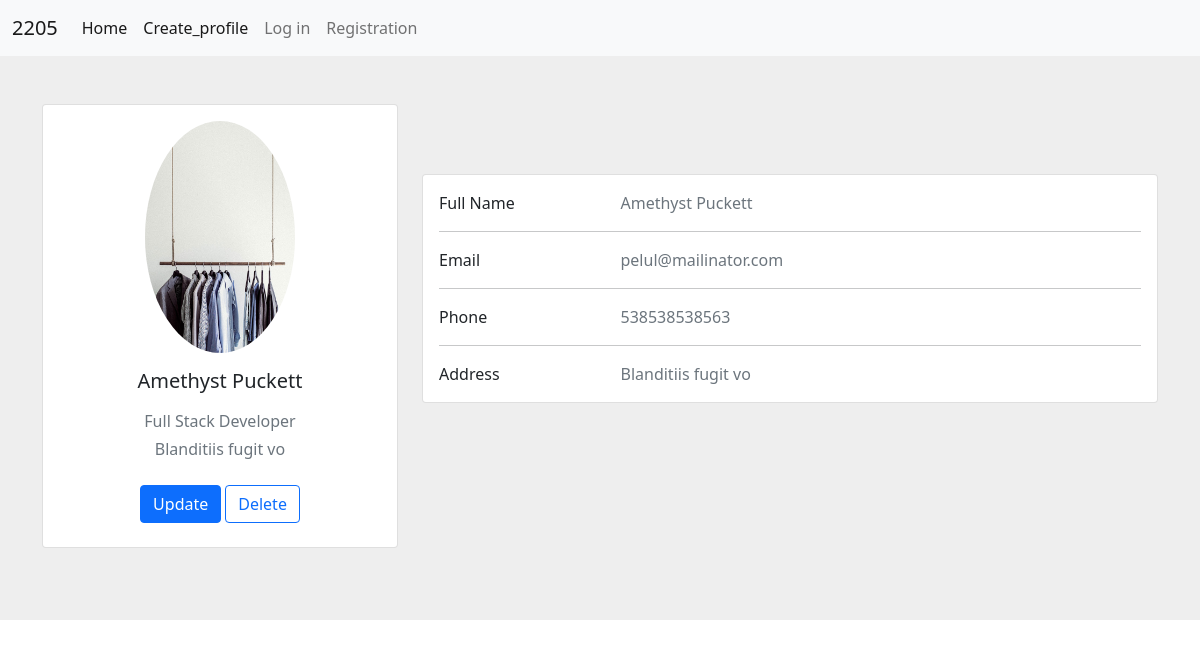
The app's page /profile/31/ with its own data.
### crudApp/models.py (models this page shows, shortened)
class Profile(models.Model):
    Name = models.CharField(max_length=20)
    email = models.EmailField(max_length=20)
    age = models.PositiveIntegerField()
    gender = models.CharField(max_length=6)
    image = models.ImageField(upload_to='prof_pic/' ,  default='default/default.png', blank=True, null=True)
    phone = models.PositiveIntegerField()
    address = models.TextField(max_length=200)

### crudApp/views.py (the view)
# urls.py: path('profile/<int:id>/', profile, name='profile'),
def profile(request, id):
    prof = Profile.objects.get(id=id)
    return render(request, 'Profile.html', locals())

### Templates/Profile.html (shortened to what this page needs)
{% extends 'Home.html' %}
{% block body %}
<section style="background-color: #eee;">
    <div class="container py-5">
        <div class="row">
            <div class="col-lg-4">
                <div class="card mb-4">
                    <div class="card-body text-center">
                        <img src="{{prof.image.url}}"
                             alt="avatar"
                             class="rounded-circle img-fluid" style="width: 150px;">
                        <h5 class="my-3">{{prof.Name}}</h5>
                        <p class="text-muted mb-1">Full Stack Developer</p>
                        <p class="text-muted mb-4">{{prof.address}}</p>
                        <div class="d-flex justify-content-center mb-2">
                            <a href="{% url 'updateProfile' prof.id  %}"><button type="button" class="btn btn-primary">Update</button></a>
                            <a href="{% url 'DeleteProfile' prof.id  %}"><button type="button" class="btn btn-outline-primary ms-1">Delete</button></a>
                        </div>
                    </div>
                </div>
            </div>
            <div class="col-lg-8" style="margin-top : 70px;">
                <div class="card mb-4">
                    <div class="card-body">
                        <div class="row">
                            <div class="col-sm-3">
                                <p class="mb-0">Full Name</p>
                            </div>
                            <div class="col-sm-9">
                                <p class="text-muted mb-0">{{prof.Name}}</p>
                            </div>
                        </div>
                        <hr>
                        <div class="row">
                            <div class="col-sm-3">
                                <p class="mb-0">Email</p>
                            </div>
                            <div class="col-sm-9">
                                <p class="text-muted mb-0">{{prof.email}}</p>
                            </div>
                        </div>
                        <hr>
                        <div class="row">
                            <div class="col-sm-3">
                                <p class="mb-0">Phone</p>
                            </div>
                            <div class="col-sm-9">
                                <p class="text-muted mb-0">{{prof.phone}}</p>
                            </div>
                        </div>
                        <hr>
                        <div class="row">
                            <div class="col-sm-3">
                                <p class="mb-0">Address</p>
                            </div>
                            <div class="col-sm-9">
                                <p class="text-muted mb-0">{{prof.address}}</p>
                            </div>
                        </div>
                    </div>
                </div>
            </div>
        </div>
    </div>
</section>
{% endblock %}

### records on screen
Profile: image (picture), Name "Amethyst Puckett", address "Blanditiis fugit vo", email "pelul@mailinator.com", phone "538538538563"
